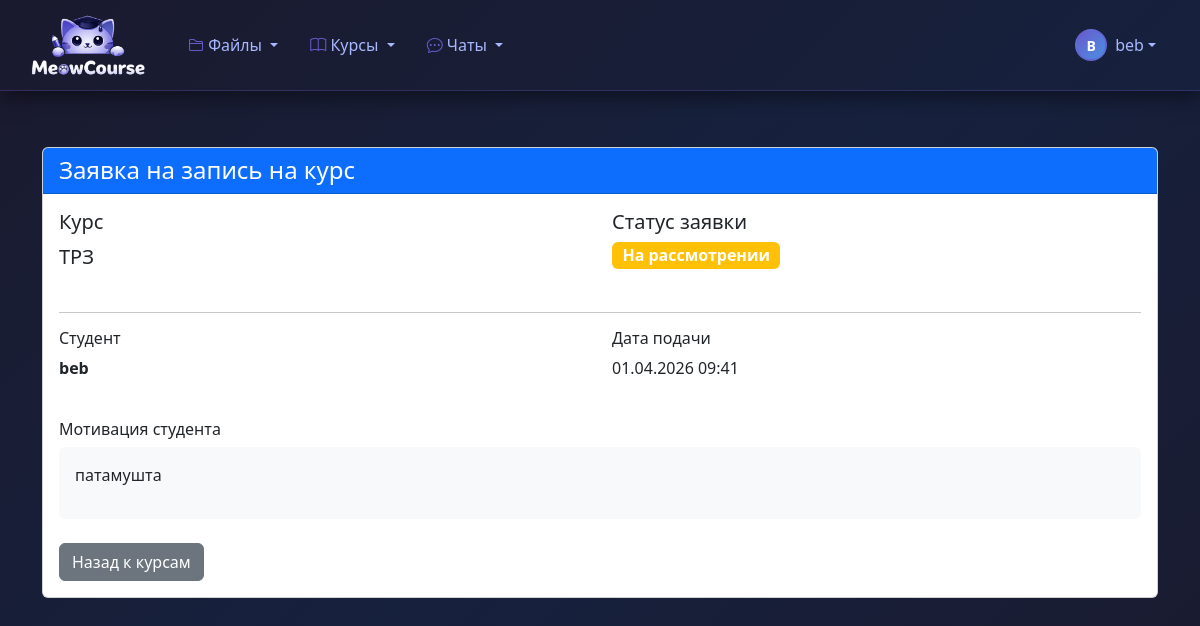
/enrollment-requests/3/ (signed in), run on the app's committed database.
### classroom_core/models.py (models this page shows, shortened)
class Course(models.Model):
    STATUS_CHOICES = [
       ('draft', 'Черновик'),
       ('active', 'Активный'),
       ('archived', 'Архивирован'),
       ('completed', 'Завершен'),
    ]
    title = models.CharField(max_length=255)
    description = models.TextField()
    short_description = models.CharField(max_length=200, blank=True)
    code = models.CharField(max_length=20, unique=True, blank=True)
    instructor = models.ForeignKey(
        User,
        on_delete=models.CASCADE,
        related_name='courses_created'
    )
    teaching_assistants = models.ManyToManyField(
        User,
        blank=True,
        related_name='courses_assisting'
    )
    students = models.ManyToManyField(
        User,
        blank=True,
        related_name='courses_enrolled'
    )
    student_groups = models.ManyToManyField(
        StudentGroup,
        blank=True,
        related_name='courses_enrolled',
        help_text='Группы студентов, зачисленные на курс'
    )
    status = models.CharField(
        max_length=20,
        choices=STATUS_CHOICES,
        default='draft'
    )
    start_date = models.DateTimeField(null=True, blank=True)
    end_date = models.DateTimeField(null=True, blank=True)
    created_at = models.DateTimeField(auto_now_add=True)
    updated_at = models.DateTimeField(auto_now=True)
    cover_image = models.ImageField(
        upload_to='course_covers/',
        null=True,
        blank=True
    )
    color = models.CharField(max_length=7, default='#3498db')
    is_public = models.BooleanField(default=False)
    allow_self_enrollment = models.BooleanField(default=True)
    max_students = models.IntegerField(null=True, blank=True)
    class Meta:
        ordering = ['-created_at']
        verbose_name = 'Курс'
        verbose_name_plural = 'Курсы'

class CourseEnrollmentRequest(models.Model ):
    STATUS_CHOICES =[
   ('pending','На рассмотрении'),
   ('approved','Одобрена'),
   ('rejected','Отклонена'),
    ]
    course =models.ForeignKey(
    Course ,
    on_delete =models.CASCADE ,
    related_name ='enrollment_requests'
    )
    student =models.ForeignKey(
    User ,
    on_delete =models.CASCADE ,
    related_name ='course_enrollment_requests'
    )
    status =models.CharField(
    max_length =20 ,
    choices =STATUS_CHOICES ,
    default ='pending'
    )
    motivation =models.TextField(
    blank =True ,
    help_text ='Расскажите, почему вы хотите записаться на этот курс'
    )
    reviewed_by =models.ForeignKey(
    User ,
    on_delete =models.SET_NULL ,
    null =True ,
    blank =True ,
    related_name ='reviewed_enrollment_requests'
    )
    review_comment =models.TextField(
    blank =True ,
    help_text ='Комментарий преподавателя к решению'
    )
    created_at =models.DateTimeField(auto_now_add =True )
    updated_at =models.DateTimeField(auto_now =True )
    reviewed_at =models.DateTimeField(null =True ,blank =True )
    class Meta :
        ordering =['-created_at']
        verbose_name ='Заявка на запись на курс'
        verbose_name_plural ='Заявки на запись на курсы'
        unique_together =['course','student']
    def can_review(self ,user ):
        return user ==self.course.instructor or user.is_superuser or user.profile.is_staff()

### classroom_core/views.py (the view)
# urls.py: path('enrollment-requests/<int:request_id>/', views.course_enrollment_request_detail, name='course_enrollment_request_detail'),
@login_required
def course_enrollment_request_detail(request, request_id):
    enrollment_request = get_object_or_404(CourseEnrollmentRequest, id=request_id)
    course = enrollment_request.course
    if not enrollment_request.can_review(request.user) and enrollment_request.student != request.user:
        raise PermissionDenied
    is_student_user = enrollment_request.student == request.user
    is_teacher = course.instructor == request.user
    is_assistant = request.user in course.teaching_assistants.all() if hasattr(course, 'teaching_assistants') else False
    is_admin = request.user.is_superuser or(hasattr(request.user, 'profile') and request.user.profile.is_staff())
    context = {
        'enrollment_request': enrollment_request,
        'course': course,
        'is_student_user': is_student_user,
        'is_teacher': is_teacher,
        'is_assistant': is_assistant,
        'is_admin': is_admin,
    }
    return render(request, 'classroom_core/course_enrollment_request_detail.html', context)

### classroom_core/models.py (called while the page is built)
    def is_teacher(self):
        return self.role == 'teacher'

    def is_staff(self):
        return self.role == 'staff'

### templates/classroom_core/course_enrollment_request_detail.html (shortened to what this page needs)
{% extends 'base.html' %}
{% block content %}
<div class="container mt-4">
    <div class="row">
        <div class="col-12">
            <div class="card">
                <div class="card-header bg-primary text-white">
                    <h4 class="mb-0">Заявка на запись на курс</h4>
                </div>
                <div class="card-body">
                    <div class="row mb-4">
                        <div class="col-md-6">
                            <h5>Курс</h5>
                            <p class="lead">{{ course.title }}</p>
                        </div>
                        <div class="col-md-6">
                            <h5>Статус заявки</h5>
                            {% if enrollment_request.status == 'pending' %}
                                <span class="badge bg-warning fs-6">На рассмотрении</span>
                            {% elif enrollment_request.status == 'approved' %}
                                <span class="badge bg-success fs-6">Одобрена</span>
                            {% elif enrollment_request.status == 'rejected' %}
                                <span class="badge bg-danger fs-6">Отклонена</span>
                            {% endif %}
                        </div>
                    </div>
                    <hr>
                    <div class="row mb-4">
                        <div class="col-md-6">
                            <h6>Студент</h6>
                            <p>
                                <strong>{{ enrollment_request.student.get_full_name|default:enrollment_request.student.username }}</strong>
                                <br>
                            </p>
                        </div>
                        <div class="col-md-6">
                            <h6>Дата подачи</h6>
                            <p>{{ enrollment_request.created_at|date:"d.m.Y H:i" }}</p>
                        </div>
                    </div>
                    <div class="mb-4">
                        <h6>Мотивация студента</h6>
                        <div class="p-3 bg-light rounded">
                            {% if enrollment_request.motivation %}
                                {{ enrollment_request.motivation|linebreaks }}
                            {% else %}
                                <span class="text-muted">Не указана</span>
                            {% endif %}
                        </div>
                    </div>
                    <div class="d-flex justify-content-between">
                        <a href="{% url 'classroom_core:course_list' %}" class="btn btn-secondary">
                            Назад к курсам
                        </a>
                    </div>
                </div>
            </div>
        </div>
    </div>
</div>
{% endblock %}

### templates/base.html (shortened to what this page needs)
{% load static %}
<!DOCTYPE html>
<html lang="ru">
<head>
    <link href="https://cdn.jsdelivr.net/npm/bootstrap@5.3.0/dist/css/bootstrap.min.css" rel="stylesheet">
    <link rel="stylesheet" href="https://cdn.jsdelivr.net/npm/bootstrap-icons@1.10.0/font/bootstrap-icons.css">
</head>
<body>
    <nav class="navbar navbar-expand-lg dark-navbar">
        <div class="container-fluid">
            <a class="navbar-brand d-flex align-items-center" href="{% url 'classroom_core:course_list' %}">
                <img src="{% static 'images/logo.png' %}"
                    alt="MeowCourse"
                    class="me-2"
                    style="width: 120px; height: auto; max-height: 64px; object-fit: contain;">
            </a>
            <div class="collapse navbar-collapse" id="navbarNav">
                <ul class="navbar-nav me-auto">
                    <li class="nav-item dropdown">
                        <a class="nav-link dropdown-toggle" href="#" role="button" data-bs-toggle="dropdown">
                            <i class="bi bi-folder2"></i> Файлы
                        </a>
                    </li>
                    <li class="nav-item dropdown">
                        <a class="nav-link dropdown-toggle" href="#" role="button" data-bs-toggle="dropdown">
                            <i class="bi bi-book"></i> Курсы
                        </a>
                    </li>
                    <li class="nav-item dropdown">
                        <a class="nav-link dropdown-toggle" href="#" role="button" data-bs-toggle="dropdown">
                            <i class="bi bi-chat-dots"></i> Чаты
                        </a>
                    </li>
                </ul>
                <div class="d-flex align-items-center">
                    {% if user.is_authenticated %}
                    <div class="dropdown">
                        <a class="nav-link dropdown-toggle d-flex align-items-center" href="#" role="button" data-bs-toggle="dropdown">
                            <div class="user-avatar rounded-circle d-flex align-items-center justify-content-center" style="width: 32px; height: 32px; font-size: 0.875rem;">
                                {{ user.username|slice:":1"|upper }}
                            </div>
                            <span class="ms-2 d-none d-md-inline username-text">{{ user.username }}</span>
                        </a>
                    </div>
                    {% else %}
                    <a class="nav-link" href="{% url 'classroom_core:login' %}">
                        <i class="bi bi-box-arrow-in-right me-1"></i> Войти
                    </a>
                    {% endif %}
                </div>
            </div>
        </div>
    </nav>
    <div class="main-content">
        <div class="container-fluid">
            {% block content %}{% endblock %}
        </div>
    </div>
</body>
</html>

### templates/base.html (style rules this page uses)
body { background: linear-gradient(135deg, #1a1a2e 0%, #16213e 50%, #1a1a2e 100%); min-height: 100vh; }
.dark-navbar { background: linear-gradient(135deg, #1a1a2e 0%, #16213e 100%); border-bottom: 1px solid rgba(106, 90, 205, 0.3); box-shadow: 0 5px 20px rgba(0, 0, 0, 0.5); padding: 0.5rem 1rem; }
.dark-navbar .navbar-brand { color: #fff !important; font-weight: 600; transition: color 0.2s ease; }
.dark-navbar .nav-link { color: #a8b8ff !important; font-weight: 500; padding: 0.6rem 1rem !important; border-radius: 8px; transition: all 0.2s ease; }
.dark-navbar .nav-link i { color: #6a5acd; }
.user-avatar { background: linear-gradient(135deg, #6a5acd, #4a90e2) !important; color: white !important; font-weight: 600; border: 2px solid rgba(106, 90, 205, 0.5); transition: all 0.2s ease; }
.username-text { color: #a8b8ff; font-weight: 500; transition: color 0.2s ease; }
.main-content { background: transparent; padding: 2rem 1rem; }

### data on the page
Course: title "ТРЗ"
CourseEnrollmentRequest: student.get_full_name "beb", created_at "01.04.2026 09:41", motivation "патамушта"

### other printed values
{{ user.username|slice:":1"|upper }} "B"
{{ user.username }} "beb"
